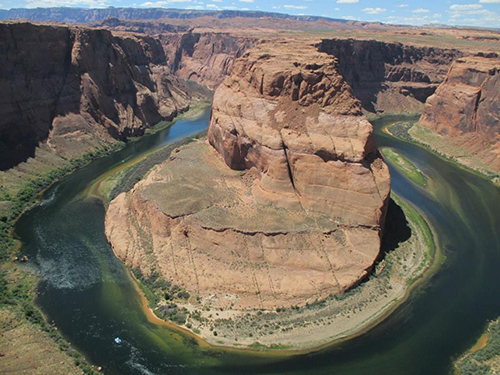
#> input picture programs/images/horseshoe_bend.png, 500 x 375 px
$ python Module_1_Lesson_1.12_histograms.py --image images/horseshoe_bend.png
#> lines starting #> are read from the running program, lines starting #| are printed output that depends on the picture
#Module:1
#Chapter: 1.12 Histograms

#Histograms capture frequency distribution of data.

#A histogram represents the distribution of pixel intensities (whether color or gray-scale) in an image.
#It can be visualized as a graph (or plot) that gives a high-level intuition of the intensity (pixel value) distribution.
#We are going to assume a RGB color space in this example, so these pixel values will be in the range of 0 to 255.

#When plotting the histogram, the X-axis serves as our “bins.” If we construct a histogram with 256 bins,
#then we are effectively counting the number of times each pixel value occurs. In contrast, if we use
#only 2 (equally spaced) bins, then we are counting the number of times a pixel is in the range [0, 128] or [128, 255].
#The number of pixels binned to the x-axis value is then plotted on the y-axis.

#What is the difference between histogram and a bar-chart?
#Histograms plot quantitative data with ranges of the data grouped into bins or intervals while bar charts plot categorical data.

#By simply examining the histogram of an image, you get a general understanding regarding the contrast, brightness, and intensity distribution.
#As per my understanding a histogram shows contrast of an image since a peak in the histogram represents a concentration of pixels with specific values in that peak,
#and these pixels can be easily distinguished from other pixels. A histogram also shows how bright the image is. For example if we have many pixels present
#around 225 to 255 pixel values, the the image should be a bright image. Histogram obviously shows the intensity distribution, since the intensity of the image
#is represented by its pixel values.

#We will be using the cv2.calcHist function to build our histograms.

#cv2.calcHist(images, channels, mask, histSize, ranges)
#images: This is the image that we want to compute a histogram for. Wrap it as a list: [myImage].
#channels: A list of indexes, where we specify the index of the channel we want to compute a histogram for.
#To compute a histogram of a grayscale image, the list would be [0].
#To compute a histogram for all three red, green, and blue channels, the channels list would be [0, 1, 2].
#mask: If a mask is provided, a histogram will be computed for masked pixels only.
#      If we do not have a mask or do not want to apply one, we can just provide a value of None .
#histSize: This is the number of bins we want to use when computing a histogram.
#          Again, this is a list, one for each channel we are computing a histogram for.
#          The bin sizes do not all have to be the same.
#          Here is an example of 32 bins for each channel: [32, 32, 32] .
#ranges: The range of possible pixel values. Normally, this is [0, 256] (this is not a typo — the ending range of the cv2.calcHist
#        function is non-inclusive so you’ll want to provide a value of 256 rather than 255) for each channel,
#        but if you are using a color space other than RGB [such as HSV], the ranges might be different.)


# import the necessary packages
from matplotlib import pyplot as plt
import argparse
import cv2

# Construct the argument parser and parse the arguments
ap = argparse.ArgumentParser()
ap.add_argument("-i", "--image", required=True, help="Path to the image")
args = vars(ap.parse_args())

# load the image, convert it to grayscale, and show it
image = cv2.imread(args["image"])
#> image is the input picture: shape (375, 500, 3); mean B, G, R 94.8, 106.7, 114

image_color = image.copy()

image = cv2.cvtColor(image, cv2.COLOR_BGR2GRAY)
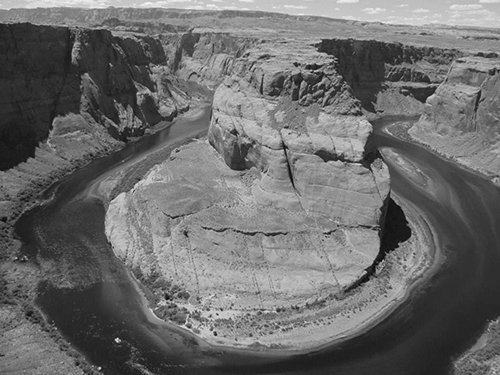
#> image: shape (375, 500); min 4, max 248, mean 107.5
cv2.imshow("Original", image)

# construct a grayscale histogram
hist = cv2.calcHist([image], [0], None, [256], [0, 256])
#> hist = 256 values, max 2725 at index 47, min 0 at index 0, mean 732.4

# plot the histogram
plt.figure()
plt.title("Grayscale Histogram")
plt.xlabel("Bins")
plt.ylabel("# of Pixels")
plt.plot(hist)
plt.xlim([0, 256])

#The above code will plot the unnormalized plot (that is it has the actual frequency of the occurrance of each picel).
#To compare the images, we should not use actual frequency, as two identical images (with different sizes) will have two
#different frequency distributions (although the shape of the distribution should be identical). If we use normalized distribution,
#then the y-axis should have the percentage pixels in the image having a value in the x-axis.

#To normalize the histogram, use the following statement:
hist /= hist.sum()
#> hist = 256 values, max 0.0145 at index 47, min 0 at index 0, mean 0.00391

# plot the normalized histogram
plt.figure()
plt.title("Grayscale Histogram (Normalized)")
plt.xlabel("Bins")
plt.ylabel("% of Pixels")
plt.plot(hist)
plt.xlim([0, 256])
plt.show()
#> figure, not shown here; curve peaks at x = 47, y = 2725
#> figure, not shown here; curve peaks at x = 47, y = 0.0145


#Let us plot histogram for each color channel of the image
# grab the image channels, initialize the tuple of colors and the
# figure
image = image_color
chans = cv2.split(image)

#Remember that the channels in opencv will be in the order b, g, r
colors = ("b", "g", "r")
plt.figure()
plt.title("'Flattened' Color Histogram")
plt.xlabel("Bins")
plt.ylabel("# of Pixels")

# loop over the image channels
for (chan, color) in zip(chans, colors):
	# create a histogram for the current channel and plot it
	hist = cv2.calcHist([chan], [0], None, [256], [0, 256])
	plt.plot(hist, color = color)
	plt.xlim([0, 256])
#> this loop made 3 passes
#> color on passes 1 to 3: 'b', 'g', 'r'

plt.show()
#> figure, not shown here; curve peaks at x = 56, y = 2376; curve peaks at x = 51, y = 2404; curve peaks at x = 37, y = 2120


#2D Histogram
#Up until this point, we have computed a histogram for only one channel at a time.
#Now we move on to multi-dimensional histograms and take into consideration two channels at a time.

#For example, we can ask a question such as: “How many pixels have a Red value of 10 AND a Blue value of 30?”
#“How many pixels have a Green value of 200 AND a Red value of 130?”
#By using the conjunctive AND, we are able to construct multi-dimensional histograms.

# let's move on to 2D histograms -- we need to reduce the
# number of bins in the histogram from 256 to 32 so we can
# better visualize the results
fig = plt.figure()

# plot a 2D color histogram for green and blue
ax = fig.add_subplot(131)
hist = cv2.calcHist([chans[1], chans[0]], [0, 1], None, [32, 32],
	[0, 256, 0, 256])
p = ax.imshow(hist, interpolation="nearest")
ax.set_title("2D Color Histogram for G and B")
plt.colorbar(p)

# plot a 2D color histogram for green and red
ax = fig.add_subplot(132)
hist = cv2.calcHist([chans[1], chans[2]], [0, 1], None, [32, 32],
	[0, 256, 0, 256])
p = ax.imshow(hist, interpolation="nearest")
ax.set_title("2D Color Histogram for G and R")
plt.colorbar(p)

# plot a 2D color histogram for blue and red
ax = fig.add_subplot(133)
hist = cv2.calcHist([chans[0], chans[2]], [0, 1], None, [32, 32],
	[0, 256, 0, 256])
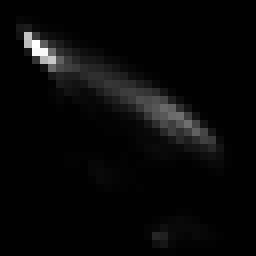
#> hist: shape (32, 32) float32 (shown 8 times larger); min 0, max 5722, mean 183.1; drawn with min black and max white
p = ax.imshow(hist, interpolation="nearest")
ax.set_title("2D Color Histogram for B and R")
plt.colorbar(p)

# finally, let's examine the dimensionality of one of the 2D
# histograms
print("2D histogram shape: {}, with {} values".format(
	hist.shape, hist.flatten().shape[0]))
#| 2D histogram shape: (32, 32), with 1024 values

plt.show()
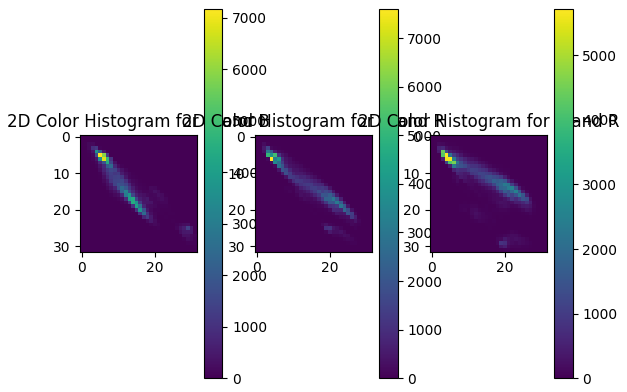
#> figure drawn by matplotlib, 6 panels

#Using a 2D histogram takes into account two channels at a time.
#But what if we wanted to account for all three RGB channels? We’re now going to build a 3D histogram.
# our 2D histogram could only take into account 2 out of the 3
# channels in the image so now let's build a 3D color histogram
# (utilizing all channels) with 8 bins in each direction -- we
# can't plot the 3D histogram, but the theory is exactly like
# that of a 2D histogram, so we'll just show the shape of the
# histogram
hist = cv2.calcHist([image], [0, 1, 2],
	None, [8, 8, 8], [0, 256, 0, 256, 0, 256])
print("3D histogram shape: {}, with {} values".format(
	hist.shape, hist.flatten().shape[0]))
#| 3D histogram shape: (8, 8, 8), with 512 values

# Show our plots
plt.show()


#Histogram Equalization
#Histogram equalization improves the contrast of an image by “stretching” the distribution of pixels.
#Consider a histogram with a large peak at the center of it. Applying histogram equalization will stretch the peak
#out towards the corner of the image, thus improving the global contrast of the image.
#Histogram equalization is applied to grayscale images.

#This method is useful when an image contains foregrounds and backgrounds that are both dark or both light.
#It tends to produce unrealistic effects in photographs; however, is normally useful when enhancing the contrast of medical or satellite images.

#Performing histogram is very simple.
#We will use the following statement:
#eq = cv2.equalizeHist(image)

# load the image and convert it to grayscale
image = cv2.imread(args["image"])
image = cv2.cvtColor(image, cv2.COLOR_BGR2GRAY)

# apply histogram equalization to stretch the contrast of our image
eq = cv2.equalizeHist(image)
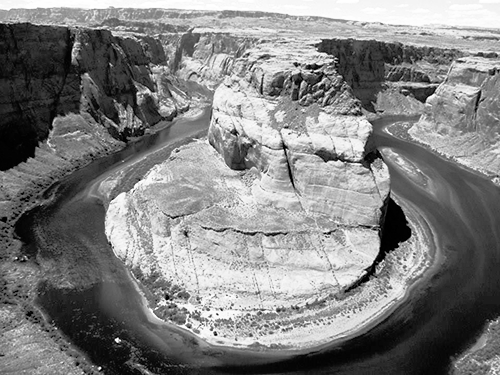
#> eq: shape (375, 500); min 0, max 255, mean 128.4

# show our images -- notice how the contrast of the second image has
# been stretched
cv2.imshow("Original", image)
cv2.imshow("Histogram Equalization", eq)
cv2.waitKey(0)

#Check how the distribution of pixel values changed between image and equalized image:
plt.figure()
plt.title("equalized Histogram")
plt.xlabel("Bins")
plt.ylabel("% of Pixels")

hist = cv2.calcHist([eq], [0], None, [256], [0, 256])
#> hist = 256 values, max 2725 at index 41, min 0 at index 7, mean 732.4

#To normalize the histogram, use the following statement:
hist /= hist.sum()
#> hist = 256 values, max 0.0145 at index 41, min 0 at index 7, mean 0.00391

plt.plot(hist, color = color)
plt.xlim([0, 256])

plt.show()
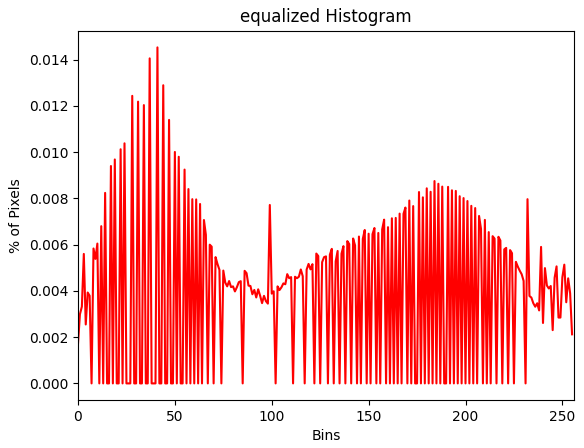
#> figure drawn by matplotlib, 1 panel; curve peaks at x = 41, y = 0.0145

#Check how the distribution of pixel values changed between image and equalized image:
plt.figure()
plt.title("non-equalized Histogram")
plt.xlabel("Bins")
plt.ylabel("% of Pixels")

hist = cv2.calcHist([image], [0], None, [256], [0, 256])
#> hist = 256 values, max 2725 at index 47, min 0 at index 0, mean 732.4

#To normalize the histogram, use the following statement:
hist /= hist.sum()
#> hist = 256 values, max 0.0145 at index 47, min 0 at index 0, mean 0.00391

plt.plot(hist, color = color)
plt.xlim([0, 256])

plt.show()
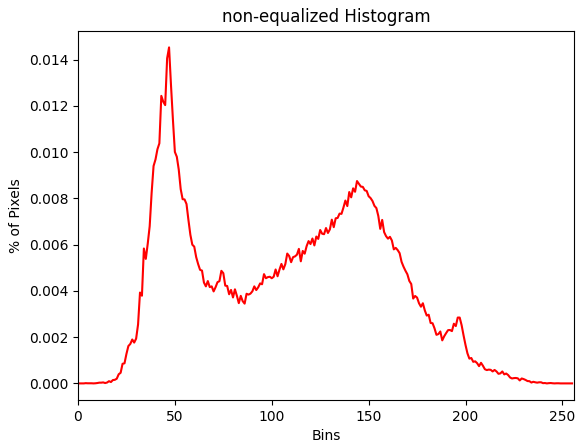
#> figure drawn by matplotlib, 1 panel; curve peaks at x = 47, y = 0.0145

#Create a helper function to plot histograms:
# import the necessary packages
from matplotlib import pyplot as plt
import numpy as np
import cv2

def plot_histogram(image, title, mask=None, normalize=False):
	# grab the image channels, initialize the tuple of colors and
	# the figure
#> called with title = 'horseshoe', normalize = False
    chans = cv2.split(image)
    colors = ("b", "g", "r")
    plt.figure()
    plt.title(title)
    plt.xlabel("Bins")
    if normalize:
       plt.ylabel("% of Pixels")
    else:
        plt.ylabel("# of Pixels")

	# loop over the image channels
    for (chan, color) in zip(chans, colors):
    # create a histogram for the current channel and plot it
        hist = cv2.calcHist([chan], [0], mask, [256], [0, 256])
        if normalize:
            hist /= hist.sum()
        plt.plot(hist, color=color)
        plt.xlim([0, 256])
#> this loop made 1 pass
    plt.show()
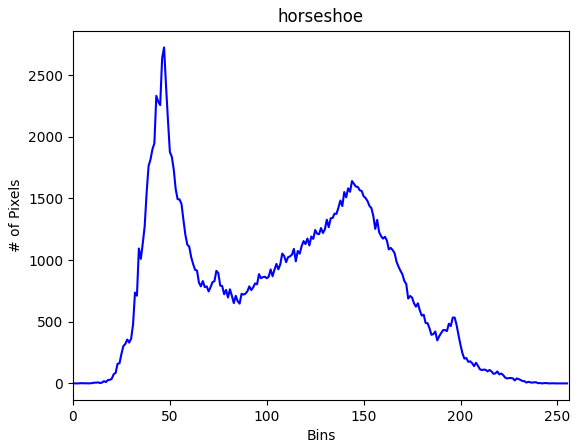
#> figure drawn by matplotlib, 1 panel; curve peaks at x = 47, y = 2725
#> the loop in plot_histogram (call 2), `for (chan, color) in zip(chans, colors):` made 3 passes


def plot_2D_histogram(image, bins=32):
#> called with bins = 32
    chans = cv2.split(image)
    fig = plt.figure()
    # plot a 2D color histogram for green and blue
    ax = fig.add_subplot(131)
    hist = cv2.calcHist([chans[1], chans[0]], [0, 1], None, [bins, bins],
	       [0, 256, 0, 256])
    p = ax.imshow(hist, interpolation="nearest")
    ax.set_title("2D Color Histogram for G and B")
    plt.colorbar(p)

    # plot a 2D color histogram for green and red
    ax = fig.add_subplot(132)
    hist = cv2.calcHist([chans[1], chans[2]], [0, 1], None, [bins, bins],
	       [0, 256, 0, 256])
    p = ax.imshow(hist, interpolation="nearest")
    ax.set_title("2D Color Histogram for G and R")
    plt.colorbar(p)

    # plot a 2D color histogram for blue and red
    ax = fig.add_subplot(133)
    hist = cv2.calcHist([chans[0], chans[2]], [0, 1], None, [bins, bins],
	       [0, 256, 0, 256])
    p = ax.imshow(hist, interpolation="nearest")
    ax.set_title("2D Color Histogram for B and R")
    plt.colorbar(p)

    # finally, let's examine the dimensionality of one of the 2D
    # histograms
    print("2D histogram shape: {}, with {} values".format(
	    hist.shape, hist.flatten().shape[0]))
#| 2D histogram shape: (32, 32), with 1024 values

    plt.show()


#Questions:
#Use images/horseshoe_bend.png to answer

#1. Compute a grayscale histogram for the image. Approximately what bin number has the highest pixel count?
#Ans: 46. Use code given below:

image = cv2.imread("./images/horseshoe_bend.png")

cv2.imshow("original", image)
cv2.waitKey(0)
image_gray = cv2.cvtColor(image, cv2.COLOR_BGR2GRAY)
cv2.imshow("gray", image_gray)
cv2.waitKey(0)
plot_histogram(image_gray, title="horseshoe", mask=None, normalize=False)

#2. Compute a flattened RGB histogram for our image. Which of the following is true:
#a. The blue bin count is greater than the green bin count for bin #200.
#b. The red bin count is larger than the green bin count for bin #200.
#c. The blue bin count is less than the red bin count for bin #250.
#d. The green bin count is greater than the blue bin count for bin #100.
#Ans: b. See below code
image = cv2.imread("./images/horseshoe_bend.png")
plot_histogram(image, title="horseshoe", mask=None, normalize=False)


#3. Compute a 2D color histogram for the Blue and Red channels of our image using 32 x 32 bins. Which bins have the largest pixel count?
#A. x=4, y=5. See code below
plot_2D_histogram(image, bins=32)

#4. Perform histogram equalization on our image. After performing histogram equalization, what is the value of the pixel located at x=146, y=272?
# load the image and convert it to grayscale
image = cv2.imread(args["image"])
image = cv2.cvtColor(image, cv2.COLOR_BGR2GRAY)

# apply histogram equalization to stretch the contrast of our image
eq = cv2.equalizeHist(image)
print(eq[272, 146])
#| 210


#5. Compute a 3D color histogram using 8 bins for the Red channel, 16 bins for the Green channel, and 9 bins for the Blue channel. What is the total # of bins in our histogram?
#Ans: 1152

$ run again, with programs/images/Station.png copied over programs/images/horseshoe_bend.png
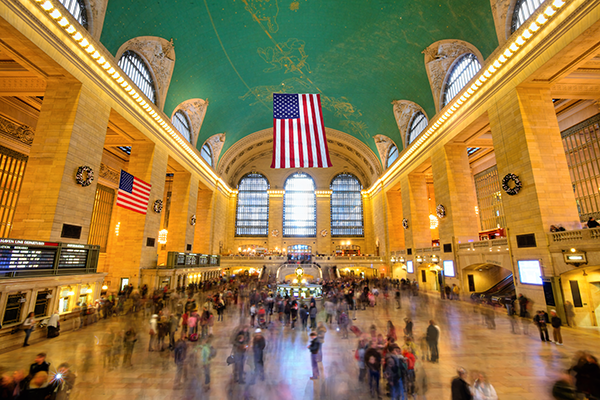
#> input picture programs/images/Station.png, 600 x 400 px
#> image is the input picture: shape (400, 600, 3); mean B, G, R 68.6, 120.6, 149.9
#> image: shape (400, 600)
#> `hist = cv2.calcHist([image], [0], None, [256], [0, 256])`: hist = 256 values, max 2673 at index 92, min 156 at index 242, mean 937.5
#> `hist /= hist.sum()`: hist = 256 values, max 0.0111 at index 92, min 0.00065 at index 242, mean 0.00391
#> the loop `for (chan, color) in zip(chans, colors):` made 3 passes
#> color on passes 1 to 3: 'b', 'g', 'r'
#| 2D histogram shape: (32, 32), with 1024 values
#| 3D histogram shape: (8, 8, 8), with 512 values
#> `eq = cv2.equalizeHist(image)`:
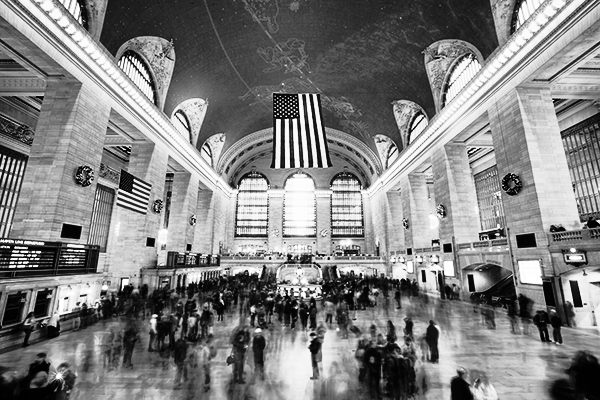
#> eq: shape (400, 600); min 0, max 255, mean 128.2
#> `hist = cv2.calcHist([eq], [0], None, [256], [0, 256])`: hist = 256 values, max 2673 at index 69, min 0 at index 34, mean 937.5
#> `hist /= hist.sum()`: hist = 256 values, max 0.0111 at index 69, min 0 at index 34, mean 0.00391
#> `hist = cv2.calcHist([image], [0], None, [256], [0, 256])`: hist = 256 values, max 2673 at index 92, min 156 at index 242, mean 937.5
#> `hist /= hist.sum()`: hist = 256 values, max 0.0111 at index 92, min 0.00065 at index 242, mean 0.00391
#> the loop in plot_histogram, `for (chan, color) in zip(chans, colors):` made 1 pass
#> in plot_histogram, `plt.show()`:
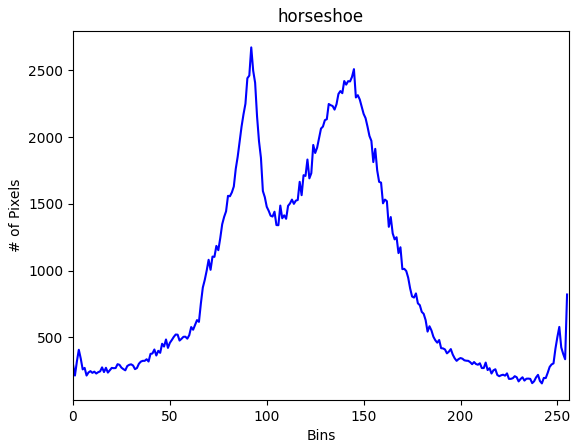
#> figure drawn by matplotlib, 1 panel; curve peaks at x = 92, y = 2673
#> the loop in plot_histogram (call 2), `for (chan, color) in zip(chans, colors):` made 3 passes
#| 2D histogram shape: (32, 32), with 1024 values
#| 129
